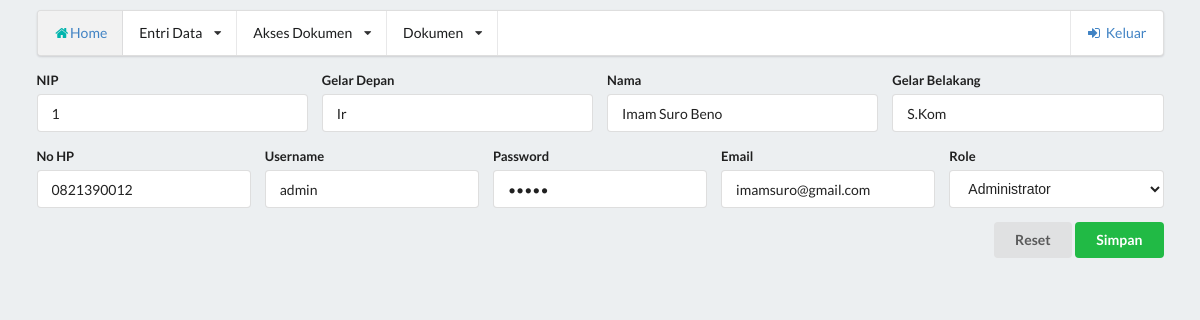
Screenshot of /edit-pegawai-entri.php?nip=1 (signed in) with the database file from the repository.
### tables this page shows
CREATE TABLE IF NOT EXISTS `pegawai` (
  `NIP` int(20) NOT NULL,
  `GelarDepan` varchar(10) NOT NULL,
  `Nama` varchar(100) NOT NULL,
  `GelarBelakang` varchar(10) NOT NULL,
  `HP` varchar(20) NOT NULL,
  `Username` varchar(20) NOT NULL,
  `Password` varchar(20) NOT NULL,
  `Email` varchar(80) NOT NULL,
  `KodeRole` varchar(10) NOT NULL
);

### lib/config.php (called while the page is built, shortened)
<?php
$db = db();
function db(){
    $konek = new mysqli("localhost","root","","projek");
    return $konek;
}
function _select($table,$where=[],$order=false){
    return queryBuilder("select",$table,$where,[],false,false,$order);
}
function queryBuilder($opt,$table,$where=[],$set=[],$logic=false,$like=false,$order=false){
    GLOBAL $db;
    $tmp_query = "";
    $tmp_like = "=";
    $tmp_count = 1;
    if($opt=="select")
        $tmp_query .= "SELECT * FROM ";
    $tmp_query .= $table;
    if($opt != "insert"){
        $tmp_query .= " WHERE ";
        foreach($where as $key => $value){
            $tmp_query .= "$key $tmp_like '$value'";
        }
    }
    return $db->query($tmp_query);
}

### edit-pegawai-entri.php (the view, shortened to what this page needs)
<?php
include 'lib/config.php';
include 'views/header.php';
$nip = $_GET["nip"];
$dataTampil = _select("Pegawai",["NIP"=>$nip])->fetch_array();
?>
<form method="post">
		<div class="ui form">
        <div class="four fields"><div class="field"><label>NIP</label><input type="number" name="nip" value="<?php echo $dataTampil['NIP'];?>" readonly></div>
        <div class="field"><label>Gelar Depan</label><input type="text" name="gelardepan" value="<?php echo $dataTampil['GelarDepan'];?>"></div>
        <div class="field"><label>Nama</label><input type="text" name="nama" value="<?php echo $dataTampil['Nama'];?>" require></div>
        <div class="field"><label>Gelar Belakang</label><input type="text" name="gelarblkg" value="<?php echo $dataTampil['GelarBelakang'];?>"></div>
    </div>
        <div class="four fields">
            <div class="field"><label>No HP</label><input type="number" name="hp" value="<?php echo $dataTampil['HP'];?>" require></div>
            <div class="field"><label>Username</label><input type="text" name="uname" value="<?php echo $dataTampil['Username'];?>" require></div>
            <div class="field"><label>Password</label><input type="password" name="pass" value="<?php echo $dataTampil['Password'];?>" require></div>
            <div class="field"><label>Email</label><input type="text" name="email" value="<?php echo $dataTampil['Email'];?>"></div>
            <div class="field">
            <label>Role</label>
            <select name="koderole">
					<?php
							$query = _select("Role",["KodeRole"]);
							while($data = $query->fetch_array()){
								if($data["KodeRole"] == $dataTampil["KodeRole"])
									echo "<option value='".$data["KodeRole"]."' selected>".$data["NamaRole"]."</option>";
								else
									echo "<option value='".$data["KodeRole"]."'>".$data["NamaRole"]."</option>";
							}
							?>
				</select>
        </div>
    </div>
    <input type="submit" name="submit" value="Simpan" class="ui right floated green button" require>
    <input type="reset" name="reset" value="Reset" class="ui right floated button" require></div>
	</form>

### styles.css (style rules this page uses)
body { background-color: #ECEFF1; background-size: cover; }

### rows the page displays
pegawai: nip "1", gelardepan "Ir", nama "Imam Suro Beno", gelarblkg "S.Kom", hp "0821390012", uname "admin", email "imamsuro@gmail.com"

### other values shown
form field koderole "Administrator"
